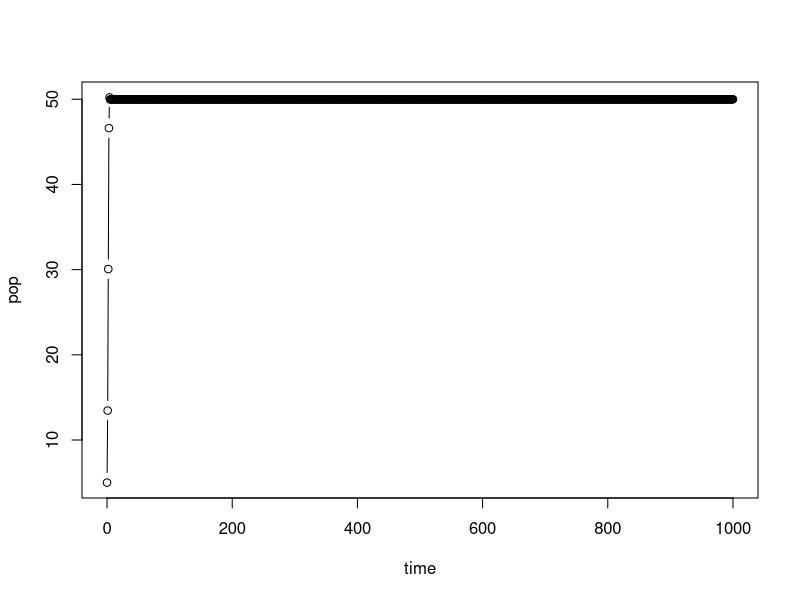
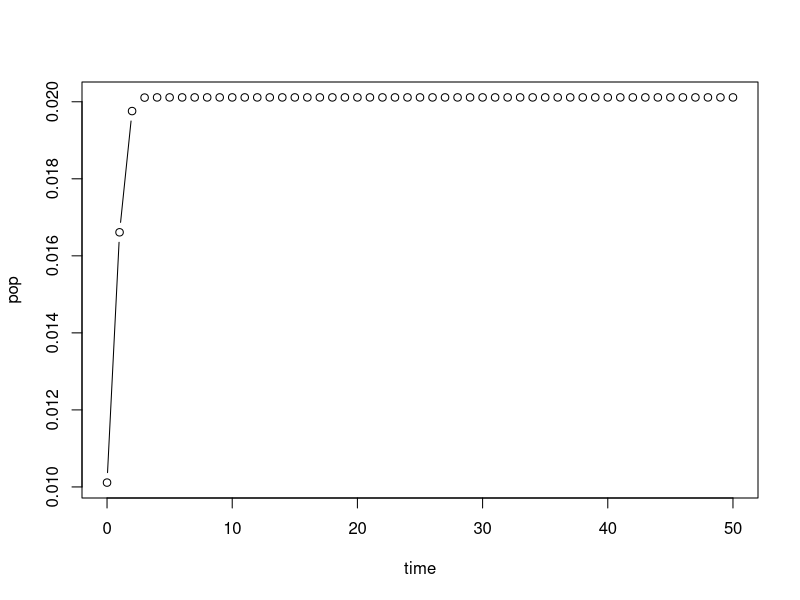
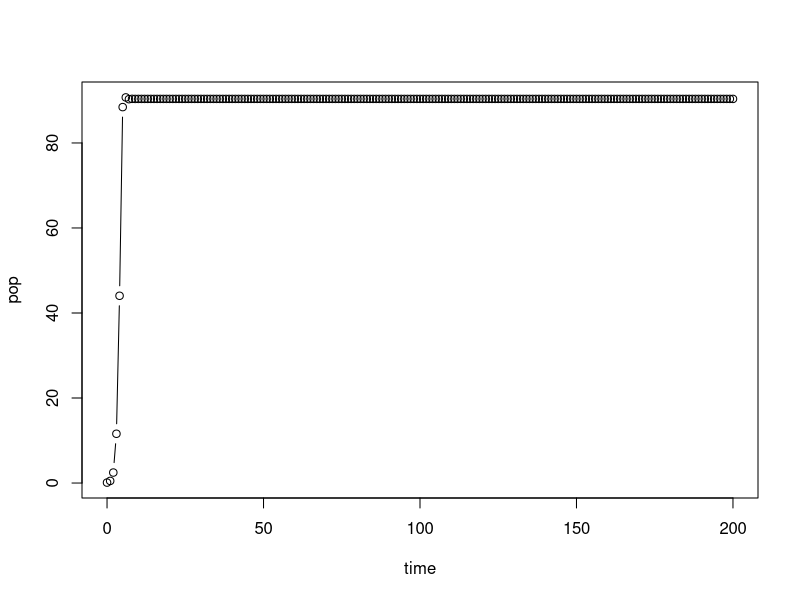
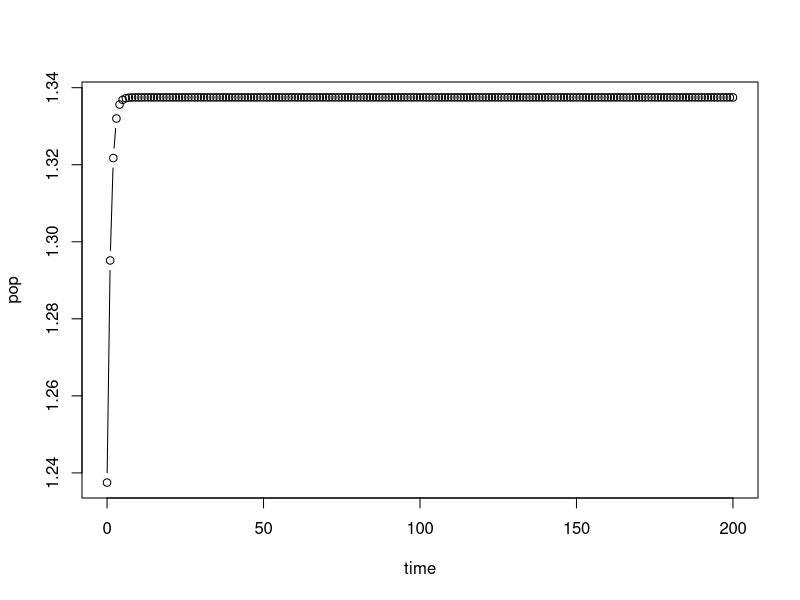
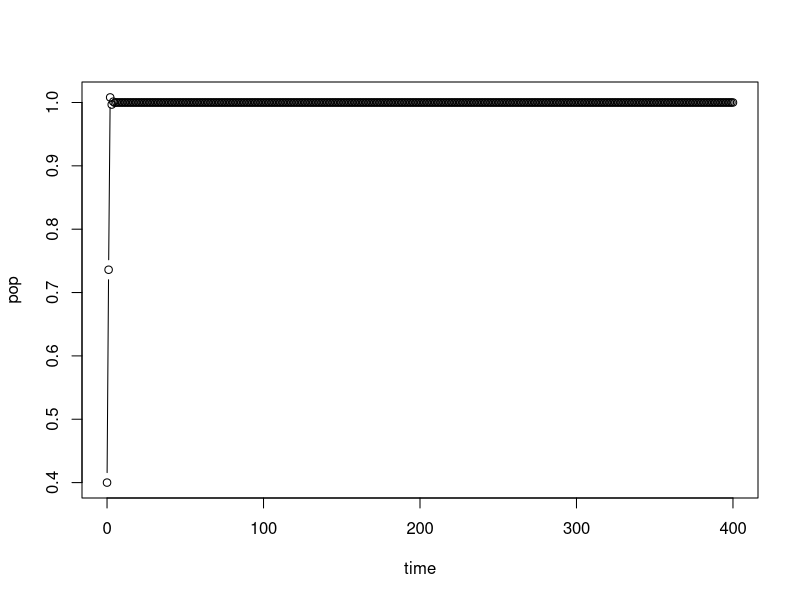
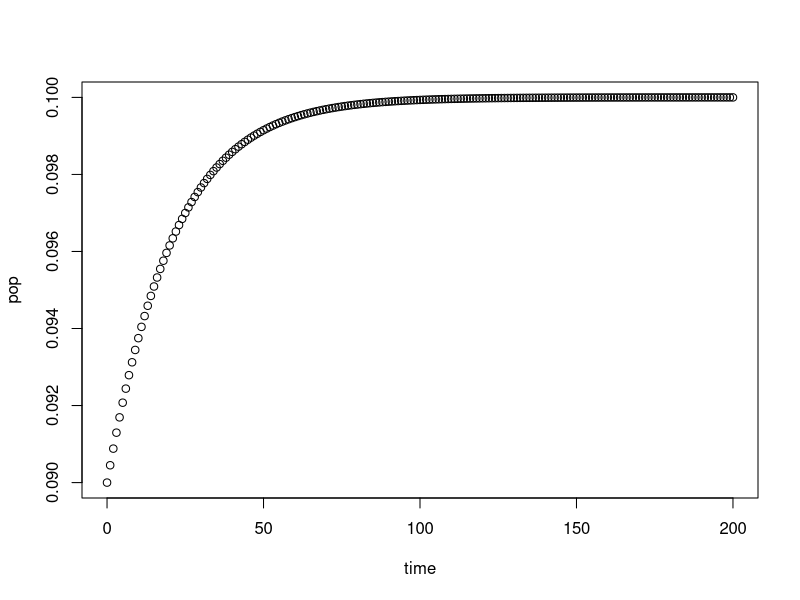

Source code (R) for these figures, in order:
# Exploring Ricker model
Ricker<-function(r,K,p0,lensim){
  pop<-c(p0)
  time<-c(0)
  # po<-rep(K,r)
  # print(po)
  
  for(it in c(1:lensim)){
    pt<-p0*exp(r*(1-(p0/K)))
    time<-c(time,it)
    pop<-c(pop,pt)
    p0<-pt
  }
  
  plot(time,pop,type="b")
  
}

#call the function
Ricker(r=1.1,K=50,p0=5,lensim=1000) # bifurcation point r=1
#-------------------------------------------------------

# Exploring Hassell model
# help: https://jmahaffy.sdsu.edu/courses/s00a/math121/lectures/qual_discrete/qualdiscrete.html#Hassell
#       https://www.jstor.org/stable/pdf/3863.pdf?refreqid=excelsior%3A348907abb1bca7f039109d94db5667b5
#       http://lab.rockefeller.edu/cohenje/PDFs/231CohenUnexpectedDominanceHighFreqChaoticNonlinPpnModelsLet.pdf

Hassell<-function(r,a,b,p0,lensim){
  pop<-c(p0)
  time<-c(0)
  
  for(it in c(1:lensim)){
    pt<-(r*p0)/((1+(a*p0))^b)
    time<-c(time,it)
    pop<-c(pop,pt)
    p0<-pt
  }
  
  r1<-((b/(b-1)))^b
  r2<-((b/(b-2)))^b
  plot(time,pop,type="b")
  return(pop)
  
  
  #provided b>2 (to get finite r2), these are the stability conditions:
  cat("For stable, monotonic approach towards eqm. upper limit of r should be",r1,"\n")

  cat("For stable, oscillatory approach towards eqm. upper limit of r should be within ",r1,"to",r2,"\n")
  
}

#call the function
r<-2.72
a<-0.5
b<-100
K_e<-((r^(1/b))-1)/a
K_e
x<-Hassell(r=r, a=a, b=b, p0=K_e-0.01, lensim=50) #b~1.5 : contest, b~100 : scramble
diff(x)
Hassell(r=5, a=0.01, b=2.5, p0=0.1, lensim=200) # see change : r=5,a=0.5 and vary b 1.5 to 5.5
#----------------------------------------------------------------------------------------------------
# Exploring Maynard Smith model
Msmith<-function(r,a,b,p0,lensim){
  pop<-c(p0)
  time<-c(0)
  
  for(it in c(1:lensim)){
    pt<-(r*p0)/(1+((a*p0)^b))
    time<-c(time,it)
    pop<-c(pop,pt)
    p0<-pt
  }
  
  plot(time,pop,type="b")
  
}

#call the function
r<-1.2
a<-0.5
b<-4
K_e<-((r-1)^(1/b))/a
K_e
Msmith(r=r,a=a,b=b,p0=K_e-0.1,lensim=200) #see changes as r=5,a=0.5 and vary b : 1,1.5,2,4
                                          #see changes as a=0.5,b=4 and vary r : 1.2, 1.5, 2
#--------------------------------------------------------------------------------------------------

# Exploring Verhulst model
Verhulst<-function(r,p0,lensim){
  pop<-c(p0)
  time<-c(0)
  # po<-rep(K,r)
  # print(po)
  
  for(it in c(1:lensim)){
    pt<-p0*(1+r*(1-p0))
    time<-c(time,it)
    pop<-c(pop,pt)
    p0<-pt
  }
  
  plot(time,pop,type="b")
}

#call the function
Verhulst(r=1.4,p0=0.4,lensim=400) # eqm. point =1

#-------------------------------------------------------------
# Exploring pennycuick model
Pennycuick<-function(r,a,b,p0,lensim){
  pop<-c(p0)
  time<-c(0)
  
  for(it in c(1:lensim)){
    pt<-(r*p0)/(1+exp(-a*(1-(p0/b))))
    time<-c(time,it)
    pop<-c(pop,pt)
    p0<-pt
  }
  
  plot(time,pop,type="b")
  
}

#call the function
a<-0.1
b<-0.1
r<-2
K_e<-(b/a)*(a+log(r-1))
K_e
Pennycuick(r=r,a=a,b=b,p0=K_e-0.01,lensim=200) 

#-----------------------------------------

